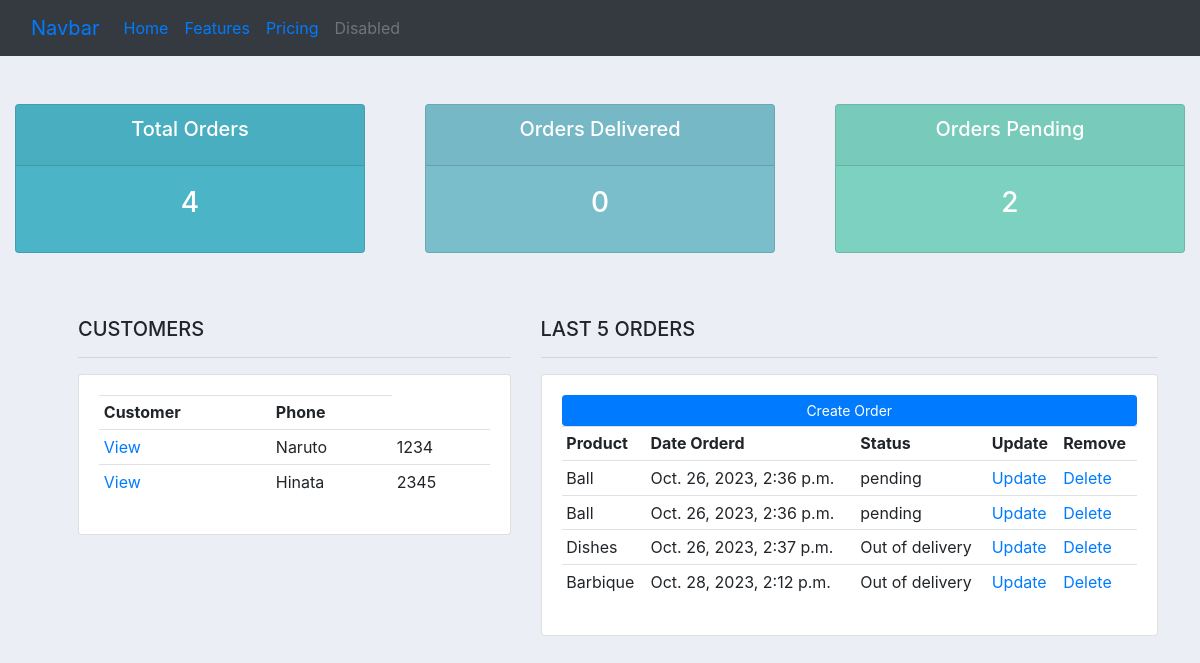
The page / on the database its author committed.
### accounts/models.py (models this page shows, shortened)
class Customer(models.Model):
    name = models.CharField(max_length=10,null=True)
    phone = models.IntegerField(null=True)
    email = models.EmailField(null=True)
    date_created = models.DateTimeField(auto_now_add=True, null=True)

class Order(models.Model):
    STATUS = (('pending', 'pending'),
              ('Out of delivery','Out of delivery'),
              ('Deliverd','Deliverd'))
    Customer = models.ForeignKey(Customer,null=True,on_delete=models.SET_NULL)
    product = models.ForeignKey(Product,null=True,on_delete=models.SET_NULL)
    date_created = models.DateTimeField(auto_now_add=True, null=True)
    status = models.CharField(max_length=200,null=True,choices=STATUS)
    note = models.CharField(max_length=100,null=True)

class Product(models.Model):
    CATEGORY = (('Indoor', 'Indoor'),
    ('Out Door', 'Out Door'))
    name = models.CharField(max_length=100)
    price = models.FloatField(null=True)
    category = models.CharField(max_length=100,null=True,choices=CATEGORY)
    description = models.CharField(max_length=100)
    date_created = models.DateTimeField(auto_now_add=True, null=True)
    tags = models.ManyToManyField(Tag)
    def __str__(self):
        return self.name

### accounts/views.py (the view)
# urls.py: path('',views.main,name="main"),
def main(request):
    orders = Order.objects.all()
    customers = Customer.objects.all()
    total_customers = customers.count()
    total_orders = orders.count()
    delivered = orders.filter(status= 'Deliverd').count()
    pending = orders.filter(status= 'pending').count()
    context = {'orders':orders,'customers':customers,'total_customers':total_customers,'total_orders':total_orders,'delivered':delivered,'pending':pending}
    return render(request, 'accounts/dashboard.html',context)

### accounts/templates/accounts/dashboard.html
{% extends 'accounts/main.html' %}
{% block content %}
{% include 'accounts/status.html' %}
<div class="row container ml-5 mt-5">
  <div class="col-md-5">
    <h5>CUSTOMERS</h5>
    <hr />
    <div class="card card-body">
      <table class="table table-sm">
        <tr>
          <th>Customer</th>
          <th>Phone</th>
        </tr>
        {% for customer in customers %}
        <tr>
          <td><a href="{% url 'customer' customer.id %}">View</a></td>
          <td>{{customer.name}}</td>
          <td>{{customer.phone}}</td>
        </tr>
        {% endfor %}
      </table>
    </div>
  </div>
  <div class="col-md-7">
    <h5>LAST 5 ORDERS</h5>
    <hr />
    <div class="card card-body">
      <a href="" class="btn btn-primary btn-sm btn-block">Create Order</a>
      <table class="table table-sm">
        <tr>
          <th>Product</th>
          <th>Date Orderd</th>
          <th>Status</th>
          <th>Update</th>
          <th>Remove</th>
        </tr>
        {% for order in orders %}
        <tr>
          <td>{{order.product}}</td>
          <td>{{order.date_created}}</td>
          <td>{{order.status}}</td>
          <td><a href="{% url 'update_order' order.id %}">Update</a></td>
          <td><a href="{% url 'delete_order' order.id %}">Delete</a></td>
        </tr>
        {% endfor %}
      </table>
    </div>
  </div>
</div>
{% endblock %}

### static/css/style.css (style rules this page uses)
body { background-color: #ebeff5; }

### rows shown on the page
Customer: name "Naruto", phone "1234"
Customer: name "Hinata", phone "2345"
Order: product "Ball", date_created "Oct. 26, 2023, 2:36 p.m.", status "pending"
Order: product "Ball", date_created "Oct. 26, 2023, 2:36 p.m.", status "pending"
Order: product "Dishes", date_created "Oct. 26, 2023, 2:37 p.m.", status "Out of delivery"
Order: product "Barbique", date_created "Oct. 28, 2023, 2:12 p.m.", status "Out of delivery"

### other values the page prints
{{ total_orders }} "4"
{{ delivered }} "0"
{{ pending }} "2"
